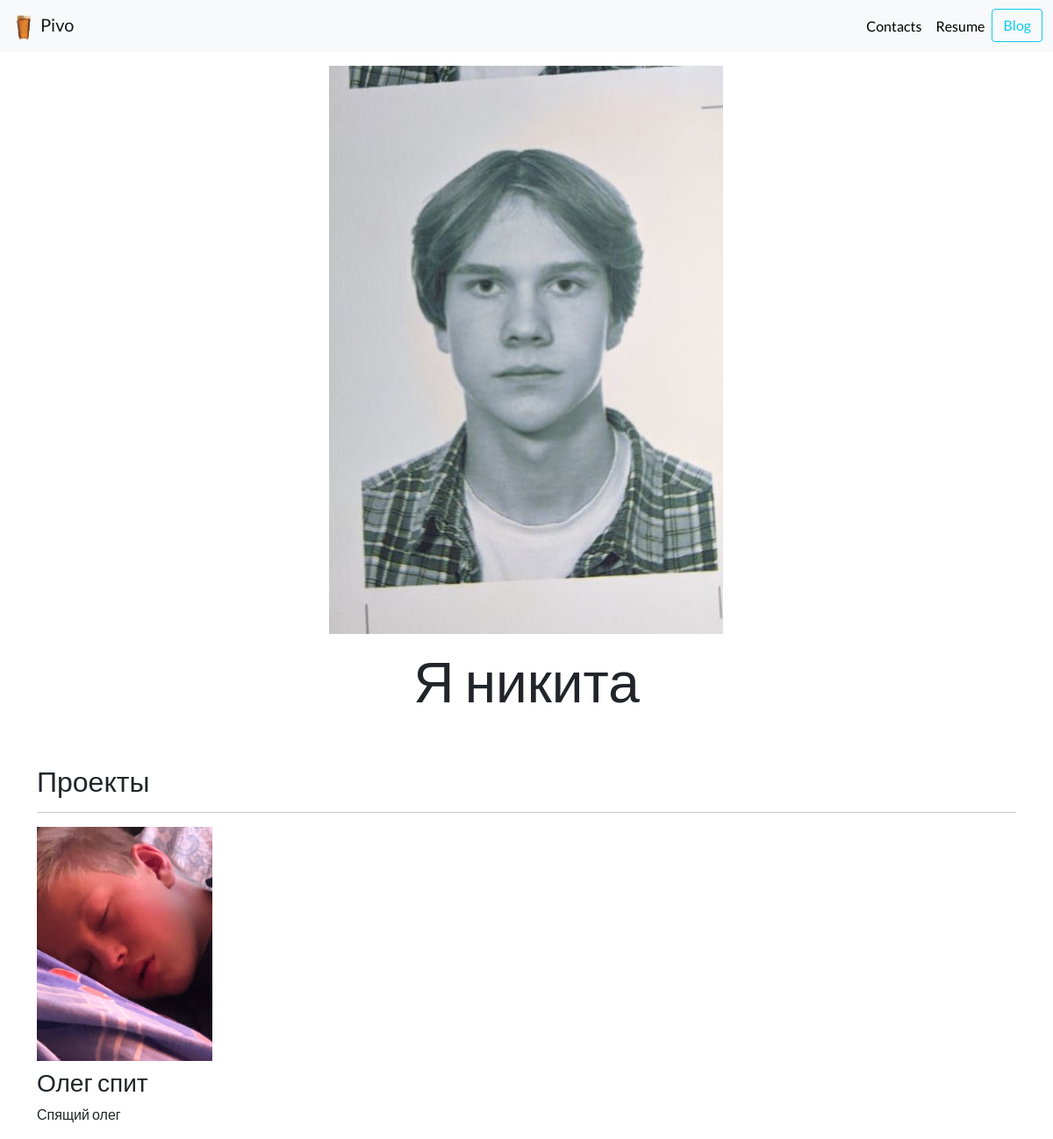
The page / on the database its author committed.
### portfolio/models.py (models this page shows, shortened)
class Project(models.Model):
    title = models.CharField(max_length=100)
    description = models.CharField(max_length=250)
    image = models.ImageField(upload_to='portfolio/images/')
    url = models.URLField(blank=True)

### portfolio/views.py (the view)
# urls.py: 2. Add a URL to urlpatterns:  path('', views.home, name='home')
def home(request):
    projects = Project.objects.all()
    return render(request, 'portfolio/home.html', {'projects': projects})

### portfolio/templates/portfolio/home.html
{% extends 'portfolio/base.html' %}
{% load static %}
{% block content %}
    <div class="row justify-content-center my-3">
        <div class="col-5">
            <img src="{% static 'portfolio/homme.jpg' %}", class="img-fluid">
        </div>
    </div>
    <div class="row justify-content-center mb-3">
        <div class="col-md-9 text-center">
            <h1 id="hometext" class="font-weight-bold" >Я никита</h1>
        </div>
    </div>
    <h2 class="mt-5">Проекты</h2>
    <hr>
    <div class="row">
        {% for project in projects %}
        <div class="col-lg-4 col-md-6">
            {% if project.url %}
            <a href="{{ project.url }}">
                <img src="{{ project.image.url }}" class="img-fluid mb-2" width="200" height="300">
            </a>
            {% else %}
            <img src="{{ project.image.url }}" class="img-fluid mb-2" width="200" height="300">
            {% endif %}
            <h3>{{ project.title }}</h3>
            <p>{{ project.description }}</p>
        </div>
    {% endfor %}
    </div>
{% endblock %}

### portfolio/templates/portfolio/base.html (shortened to what this page needs)
<!doctype html>
<html lang="en">
  <head>
    <link href="https://cdn.jsdelivr.net/npm/bootstrap@5.0.2/dist/css/bootstrap.min.css" rel="stylesheet">
    <link rel="stylesheet" href="/static/portfolio/custom.css">
  </head>
  <body>
    <nav class="navbar navbar-expand-lg navbar-light bg-light">
      <div class="container-fluid">
        <a class="navbar-brand" href="{% url 'home' %}">
          <img src="/static/portfolio/beer.svg" alt="" width="30" height="30" class="d-inline-block align-text-top">
          Pivo
        </a>
        <div class="collapse navbar-collapse" id="navbarSupportedContent">
          <ul class="navbar-nav ms-auto mb-2 mb-lg-0 ">
            <li class="nav-item">
              <a class="nav-link" href="https://vk.com/mertvyki" target="_blank">Contacts</a>
            </li>
            <li class="nav-item">
              <a class="nav-link" href="/static/portfolio/resume.docx">Resume</a>
            </li>
            <li class="nav-item">
              <a role="button" href="{% url 'blog:all_blogs' %}" class="btn btn-outline-info">Blog</a>
            </li>
          </ul>
        </div>
      </div>
    </nav>
    <div class="container">
{% block content %}{% endblock %}
    </div>
  </body>
</html>

### portfolio/static/portfolio/custom.css (style rules this page uses)
.navbar-nav .nav-link { color: rgba(0,0,0,1) !important; }
body { font-family: 'Lato', sans-serif; }
@media (min-width: 992px) { #hometext { font-size: 4rem; } }

### rows shown on the page
Project: image (picture), title "Олег спит", description "Спящий олег"
